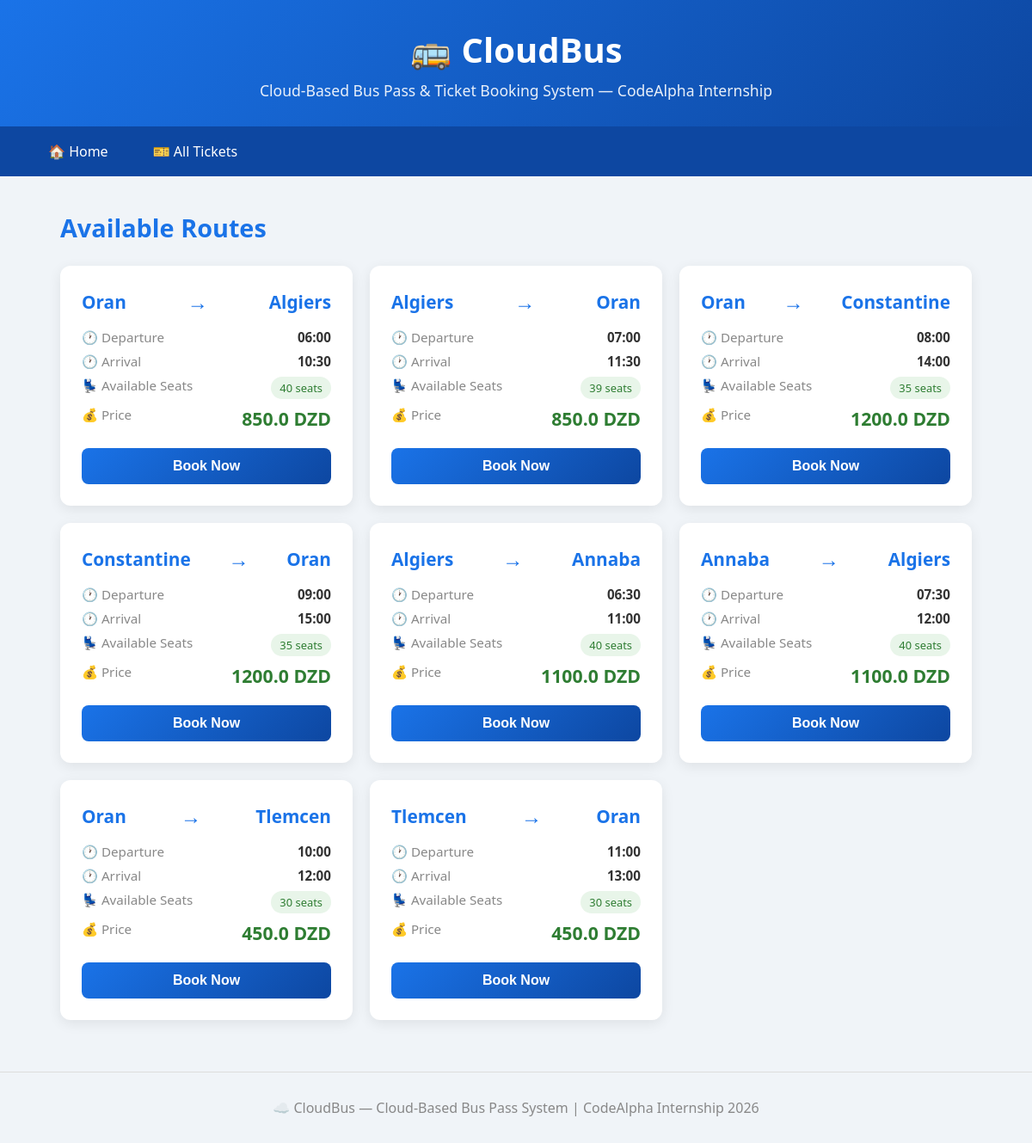
The page / on the database its author committed.
### tables this page shows
CREATE TABLE routes (
            id INTEGER PRIMARY KEY AUTOINCREMENT,
            origin TEXT NOT NULL,
            destination TEXT NOT NULL,
            departure_time TEXT NOT NULL,
            arrival_time TEXT NOT NULL,
            price REAL NOT NULL,
            available_seats INTEGER NOT NULL
        );

### Task3_BusPassSystem/app.py (the view)
@app.route("/")
def index():
    conn = get_db()
    routes = conn.execute("SELECT * FROM routes WHERE available_seats > 0").fetchall()
    conn.close()
    return render_template("index.html", routes=routes)

### Task3_BusPassSystem/app.py (called while the page is built)
def get_db():
    conn = sqlite3.connect("bus_pass.db")
    conn.row_factory = sqlite3.Row
    return conn

### Task3_BusPassSystem/templates/index.html (shortened to what this page needs)
<!DOCTYPE html>
<html lang="en">
<head>
</head>
<body>
    <header>
        <h1>🚌 CloudBus</h1>
        <p>Cloud-Based Bus Pass & Ticket Booking System — CodeAlpha Internship</p>
    </header>
    <nav>
        <a href="/">🏠 Home</a>
        <a href="/tickets">🎫 All Tickets</a>
    </nav>
    <div class="container">
        <h2>Available Routes</h2>
        <div class="routes-grid">
            {% for route in routes %}
            <div class="route-card">
                <div class="route-header">
                    <span class="cities">{{ route.origin }}</span>
                    <span class="arrow">→</span>
                    <span class="cities">{{ route.destination }}</span>
                </div>
                <div class="route-info">
                    <div class="info-row">
                        <span class="info-label">🕐 Departure</span>
                        <span class="info-value">{{ route.departure_time }}</span>
                    </div>
                    <div class="info-row">
                        <span class="info-label">🕐 Arrival</span>
                        <span class="info-value">{{ route.arrival_time }}</span>
                    </div>
                    <div class="info-row">
                        <span class="info-label">💺 Available Seats</span>
                        <span class="seats">{{ route.available_seats }} seats</span>
                    </div>
                    <div class="info-row">
                        <span class="info-label">💰 Price</span>
                        <span class="price">{{ route.price }} DZD</span>
                    </div>
                </div>
                <a href="/book/{{ route.id }}">
                    <button class="book-btn">Book Now</button>
                </a>
            </div>
            {% endfor %}
        </div>
    </div>
    <footer>
        <p>☁️ CloudBus — Cloud-Based Bus Pass System | CodeAlpha Internship 2026</p>
    </footer>
</body>
</html>

### Task3_BusPassSystem/templates/index.html (style rules this page uses)
* { margin: 0; padding: 0; box-sizing: border-box; }
body { font-family: 'Segoe UI', sans-serif; background: #f0f4f8; color: #333; }
header { background: linear-gradient(135deg, #1a73e8, #0d47a1); color: white; padding: 30px 40px; text-align: center; }
header h1 { font-size: 2.5em; margin-bottom: 8px; }
header p { font-size: 1.1em; opacity: 0.9; }
nav { background: #0d47a1; padding: 12px 40px; display: flex; gap: 20px; }
nav a { color: white; text-decoration: none; font-weight: 500; padding: 6px 16px; border-radius: 20px; transition: background 0.3s; }
.container { max-width: 1100px; margin: 40px auto; padding: 0 20px; }
h2 { color: #1a73e8; margin-bottom: 25px; font-size: 1.8em; }
.routes-grid { display: grid; grid-template-columns: repeat(auto-fill, minmax(300px, 1fr)); gap: 20px; }
.route-card { background: white; border-radius: 12px; padding: 25px; box-shadow: 0 4px 15px rgba(0,0,0,0.08); transition: transform 0.3s; }
.route-header { display: flex; justify-content: space-between; align-items: center; margin-bottom: 15px; }
.cities { font-size: 1.3em; font-weight: 700; color: #1a73e8; }
.arrow { font-size: 1.5em; color: #1a73e8; }
.route-info { display: flex; flex-direction: column; gap: 8px; margin-bottom: 20px; }
.info-row { display: flex; justify-content: space-between; font-size: 0.95em; }
.info-label { color: #888; }
.info-value { font-weight: 600; }
.price { font-size: 1.4em; font-weight: 700; color: #2e7d32; }
.seats { background: #e8f5e9; color: #2e7d32; padding: 4px 10px; border-radius: 20px; font-size: 0.85em; }
.book-btn { width: 100%; padding: 12px; background: linear-gradient(135deg, #1a73e8, #0d47a1); color: white; border: none; border-radius: 8px; font-size: 1em; font-weight: 600; cursor: pointer; transition: opacity 0.3s; }
footer { text-align: center; padding: 30px; color: #888; margin-top: 60px; border-top: 1px solid #ddd; }

### rows shown on the page
routes: origin "Oran", destination "Algiers", departure_time "06:00", arrival_time "10:30", available_seats "40", price "850.0"
routes: origin "Algiers", destination "Oran", departure_time "07:00", arrival_time "11:30", available_seats "39", price "850.0"
routes: origin "Oran", destination "Constantine", departure_time "08:00", arrival_time "14:00", available_seats "35", price "1200.0"
routes: origin "Constantine", destination "Oran", departure_time "09:00", arrival_time "15:00", available_seats "35", price "1200.0"
routes: origin "Algiers", destination "Annaba", departure_time "06:30", arrival_time "11:00", available_seats "40", price "1100.0"
routes: origin "Annaba", destination "Algiers", departure_time "07:30", arrival_time "12:00", available_seats "40", price "1100.0"
routes: origin "Oran", destination "Tlemcen", departure_time "10:00", arrival_time "12:00", available_seats "30", price "450.0"
routes: origin "Tlemcen", destination "Oran", departure_time "11:00", arrival_time "13:00", available_seats "30", price "450.0"
